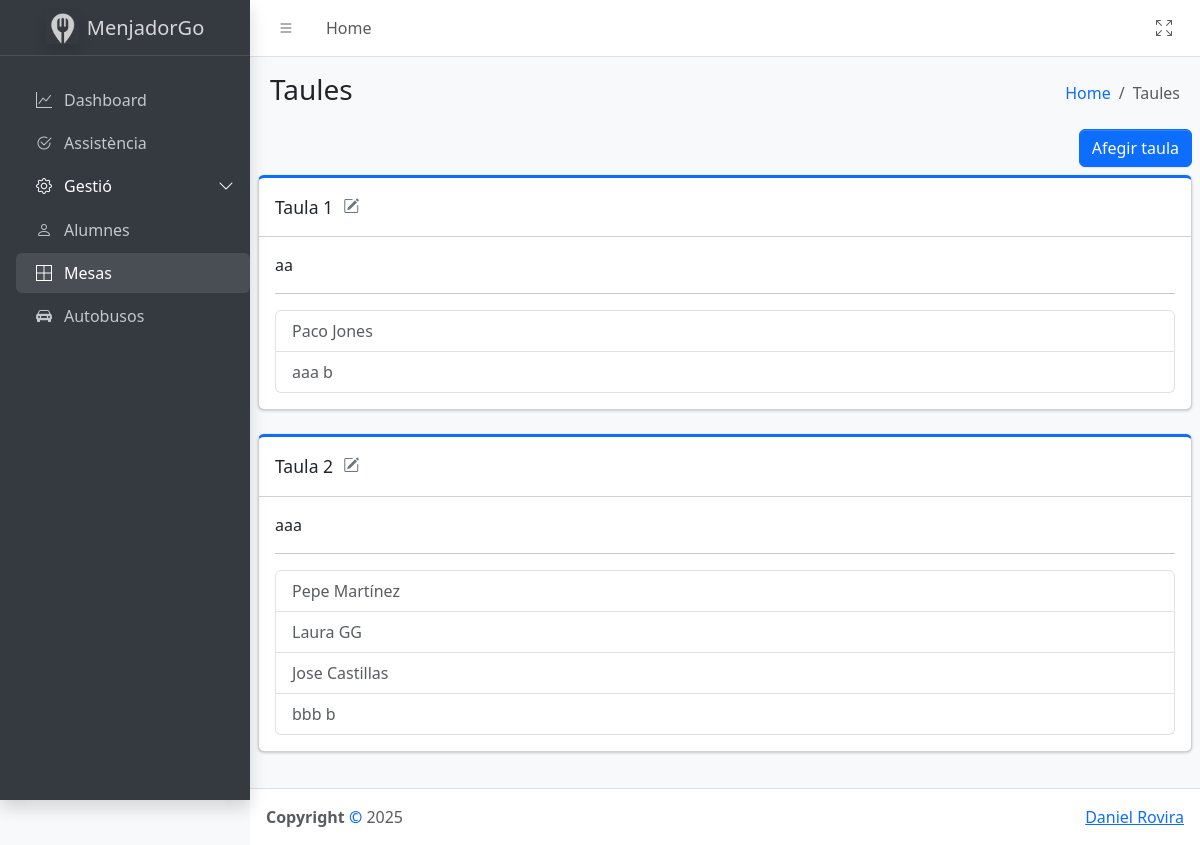
The page /view/mesas.php on the database as committed earlier.
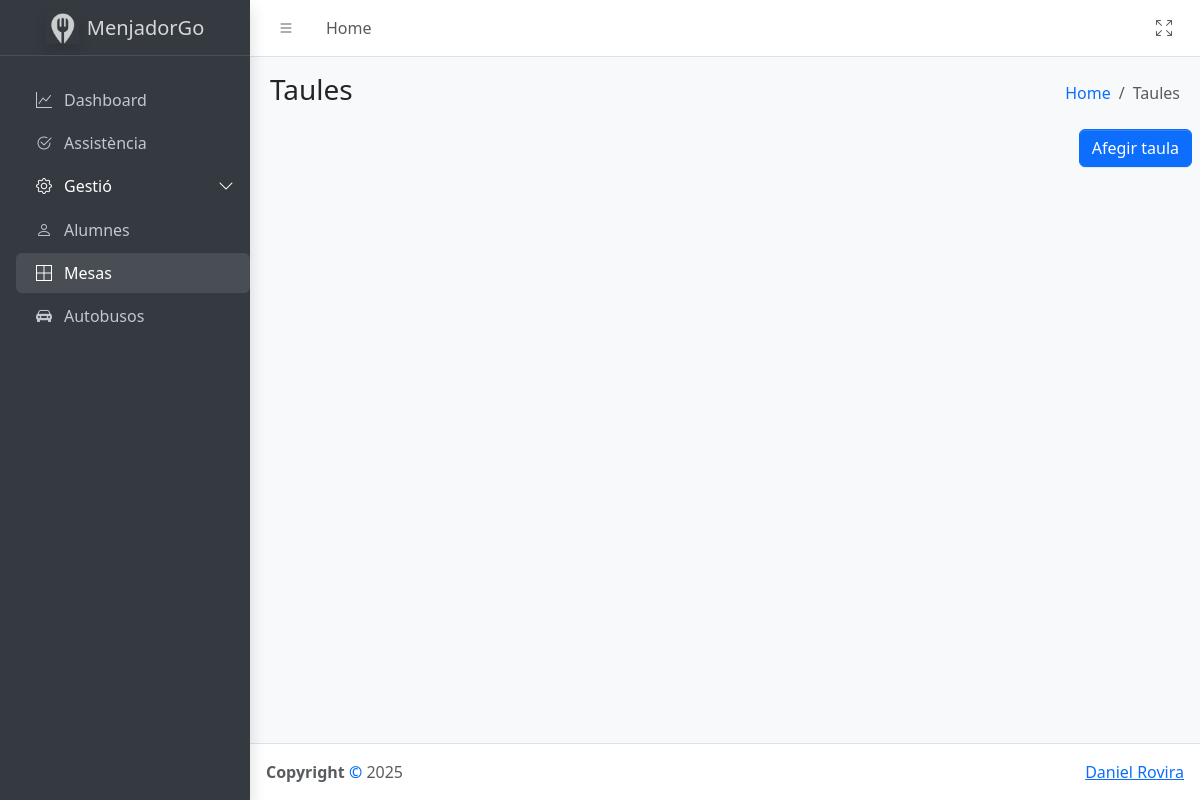
The same page on the database as committed later.
### tables this page shows
CREATE TABLE `Mesa` (
  `ID` int NOT NULL AUTO_INCREMENT,
  `Nombre` varchar(100) NOT NULL,
  `Descripcion` varchar(1000) DEFAULT NULL,
  PRIMARY KEY (`ID`),
  UNIQUE KEY `Mesa_UNIQUE` (`Nombre`)
);

CREATE TABLE `Comensales` (
  `ID` int NOT NULL AUTO_INCREMENT,
  `Nombre` varchar(100) NOT NULL,
  `Apellidos` varchar(100) NOT NULL,
  `Intolerancias` varchar(300) DEFAULT NULL,
  `Menu_ID` int DEFAULT NULL,
  `Mesa_ID` int DEFAULT NULL,
  `Autobus_ID` int DEFAULT NULL,
  PRIMARY KEY (`ID`),
  UNIQUE KEY `Comensales_UNIQUE` (`Nombre`,`Apellidos`),
  KEY `Comensales_Menu_FK` (`Menu_ID`),
  KEY `Comensales_Mesa_FK` (`Mesa_ID`),
  KEY `Comensales_Autobus_FK` (`Autobus_ID`),
  CONSTRAINT `Comensales_Autobus_FK` FOREIGN KEY (`Autobus_ID`) REFERENCES `Autobus` (`ID`) ON DELETE SET NULL ON UPDATE CASCADE,
  CONSTRAINT `Comensales_Menu_FK` FOREIGN KEY (`Menu_ID`) REFERENCES `Menu` (`ID`) ON DELETE SET NULL ON UPDATE CASCADE,
  CONSTRAINT `Comensales_Mesa_FK` FOREIGN KEY (`Mesa_ID`) REFERENCES `Mesa` (`ID`) ON DELETE SET NULL ON UPDATE CASCADE
);

### src/models/Mesa.php (called while the page is built, shortened)
<?php
require_once 'Comensal.php';
class Mesa
{
    private $id;
    public function __construct($id, $nombre, $descripcion = null)
    {
        $this->id = $id;
        $this->comensales = $this->obtenerComensales();
        $this->comensalesAsistenciaHoy = $this->obtenerComensalesHoy();
        $this->comensalesMenusNormaeles = $this->obtenerComensalesMenusNormales();
        $this->comensalesMenusEspeciales = $this->obtenerComensalesMenusEspeciales();
    }
    private function obtenerComensales()
    {
        $conn = getConnection();
        $stmt = $conn->prepare("SELECT * FROM Comensales WHERE Mesa_ID = :mesaId");
        $stmt->bindParam(':mesaId', $this->id, PDO::PARAM_INT);
        $stmt->execute();
        $comensales = [];
        while ($row = $stmt->fetch(PDO::FETCH_ASSOC)) {
            $comensales[] = new Comensal(
                $row['ID'],
                $row['Nombre'],
                $row['Apellidos'],
                $row['Intolerancias'],
                $row['Menu_ID'],
                $row['Mesa_ID'],
                $row['Autobus_ID'],
            );
        }
        return $comensales;
    }
    private function obtenerComensalesHoy()
    {
        $conn = getConnection();
        $sql = "SELECT *
            FROM Comensales AS C
            LEFT JOIN Asistencia AS A
                ON A.Comensal_ID = C.ID
            WHERE C.Mesa_ID = :mesaId
              AND A.fecha = :fecha;";
        $stmt = $conn->prepare($sql);
        $stmt->bindValue(':mesaId', $this->id, PDO::PARAM_INT);
        $fechaHoy = date('Y-m-d');
        $stmt->bindValue(':fecha', $fechaHoy, PDO::PARAM_STR);
        $stmt->execute();
        $comensales = [];
        return $comensales;
    }
    private function obtenerComensalesMenusNormales()
    {
        $conn = getConnection();
        $sql = "SELECT *
            FROM Comensales AS C
            LEFT JOIN Asistencia AS A
                ON A.Comensal_ID = C.ID
            WHERE C.Mesa_ID = :mesaId
              AND C.Menu_ID = 1
              AND A.fecha = :fecha;";
        $stmt = $conn->prepare($sql);
        $stmt->bindValue(':mesaId', $this->id, PDO::PARAM_INT);
        $fechaHoy = date('Y-m-d');
        $stmt->bindValue(':fecha', $fechaHoy, PDO::PARAM_STR);
        $stmt->execute();
        $comensales = [];
        return $comensales;
    }
    private function obtenerComensalesMenusEspeciales()
    {
        $conn = getConnection();
        $sql = "SELECT *
            FROM Comensales AS C
            LEFT JOIN Asistencia AS A
                ON A.Comensal_ID = C.ID
            WHERE C.Mesa_ID = :mesaId
              AND C.Menu_ID = 5
              AND A.fecha = :fecha;";
        $stmt = $conn->prepare($sql);
        $stmt->bindValue(':mesaId', $this->id, PDO::PARAM_INT);
        $fechaHoy = date('Y-m-d');
        $stmt->bindValue(':fecha', $fechaHoy, PDO::PARAM_STR);
        $stmt->execute();
        $comensales = [];
        return $comensales;
    }
}
function getAllMesas()
{
    $conn = getConnection();
    $stmt = $conn->prepare("SELECT * FROM Mesa");
    $stmt->execute();
    $mesas = [];
    while ($row = $stmt->fetch(PDO::FETCH_ASSOC)) {
        $mesas[] = new Mesa($row['ID'], $row['Nombre'], $row['Descripcion']);
    }
    return $mesas;
}

### src/models/Comensal.php (called while the page is built, shortened)
<?php
class Comensal
{
    public function __construct($id, $nombre, $apellidos, $intolerancias = null, $menu_id = null, $mesa_id = null, $autobus_id = null)
    {
        $this->menu_id = $menu_id;
        $this->menu_name = $this->menu_id ? getMenuNameById($this->menu_id) : null;
        $this->mesa_id = $mesa_id;
        $this->mesa_name = $this->mesa_id ? getMesaNameById($this->mesa_id) : null;
        $this->autobus_id = $autobus_id;
        $this->autobus_name = $this->autobus_id ? getAutobusNameById($this->autobus_id) : null;
    }
}
function getMenuNameById($id)
{
    $conn = getConnection();
    $stmt = $conn->prepare("SELECT Nombre FROM Menu WHERE ID = :id");
    $stmt->bindParam(':id', $id);
    $stmt->execute();
    return $stmt->fetchColumn();
}
function getMesaNameById($id)
{
    $conn = getConnection();
    $stmt = $conn->prepare("SELECT Nombre FROM Mesa WHERE ID = :id");
    $stmt->bindParam(':id', $id);
    $stmt->execute();
    return $stmt->fetchColumn();
}
function getAutobusNameById($id)
{
    $conn = getConnection();
    $stmt = $conn->prepare("SELECT Nombre FROM Autobus WHERE ID = :id");
    $stmt->bindParam(':id', $id);
    $stmt->execute();
    return $stmt->fetchColumn();
}

### src/view/mesas.php (the view, shortened to what the changed rows need)
<?php
require_once "../models/Mesa.php";
?>
<!doctype html>
<html lang="en">
<head>
</head>
<body class="layout-fixed sidebar-expand-lg sidebar-open bg-body-tertiary">
    <div class="app-wrapper">
        <main class="app-main">
            <div class="app-content">
                <?php
                $mesas = getAllMesas();
                foreach ($mesas as $mesa) {
                ?>
                    <div class="card card-primary card-outline mb-4">
                        <div class="card-header">
                            <div class="card-title" style="margin-right: 10px;"><?= $mesa->getNombre() ?></div>
                            <a href="mesa_modify.php?mesaid=<?= $mesa->getId() ?>" class="text-secondary" title="Editar">
                                <i class="bi bi-pencil-square"></i>
                            </a>
                        </div>
                        <div class="card-body">
                            <p class="muted">
                                <?= $mesa->getDescripcion() ?>
                            </p>
                            <hr />
                            <ul class="list-group">
                                <?php
                                $comensales = $mesa->getComensales();
                                foreach ($comensales as $comensal) {
                                ?>
                                    <li class="list-group-item list-group-item-action"> <?php echo $comensal->getNombre() . " " . $comensal->getApellidos() ?></li>
                                <?php
                                }
                                ?>
                            </ul>
                        </div>
                    </div>
                <?php
                }
                ?>
            </div>
        </main>
    </div>
</body>
</html>

Rows that differ between the two databases and show on the page:
removed mesa: Nombre "Taula 1", Descripcion "aa"
removed comensales: Nombre "Paco", Apellidos "Jones", shown under "Taula 1"
removed comensales: Nombre "aaa", Apellidos "b", shown under "Taula 1"
removed mesa: Nombre "Taula 2", Descripcion "aaa"
removed comensales: Nombre "Pepe", Apellidos "Martínez", shown under "Taula 2"
removed comensales: Nombre "Laura", Apellidos "GG", shown under "Taula 2"
removed comensales: Nombre "Jose", Apellidos "Castillas", shown under "Taula 2"
removed comensales: Nombre "bbb", Apellidos "b", shown under "Taula 2"
